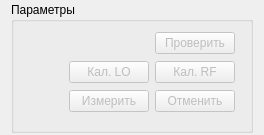
<?xml version="1.0" encoding="UTF-8"?>
<ui version="4.0">
 <class>widgetMeasure</class>
 <widget class="QWidget" name="widgetMeasure">
  <property name="geometry">
   <rect>
    <x>0</x>
    <y>0</y>
    <width>252</width>
    <height>135</height>
   </rect>
  </property>
  <property name="windowTitle">
   <string>Form</string>
  </property>
  <layout class="QVBoxLayout" name="layparams">
   <property name="topMargin">
    <number>2</number>
   </property>
   <property name="bottomMargin">
    <number>2</number>
   </property>
   <item>
    <widget class="QGroupBox" name="grpParams">
     <property name="sizePolicy">
      <sizepolicy hsizetype="Minimum" vsizetype="Minimum">
       <horstretch>0</horstretch>
       <verstretch>0</verstretch>
      </sizepolicy>
     </property>
     <property name="title">
      <string>Параметры</string>
     </property>
     <layout class="QVBoxLayout" name="layParams">
      <property name="spacing">
       <number>6</number>
      </property>
      <item>
       <layout class="QHBoxLayout" name="horizontalLayout_2">
        <property name="leftMargin">
         <number>6</number>
        </property>
        <property name="topMargin">
         <number>0</number>
        </property>
        <property name="rightMargin">
         <number>6</number>
        </property>
        <property name="bottomMargin">
         <number>0</number>
        </property>
        <item>
         <spacer name="horizontalSpacer_2">
          <property name="orientation">
           <enum>Qt::Horizontal</enum>
          </property>
          <property name="sizeHint" stdset="0">
           <size>
            <width>40</width>
            <height>20</height>
           </size>
          </property>
         </spacer>
        </item>
        <item>
         <widget class="QPushButton" name="btnCheck">
          <property name="enabled">
           <bool>false</bool>
          </property>
          <property name="text">
           <string>Проверить</string>
          </property>
         </widget>
        </item>
       </layout>
      </item>
      <item>
       <layout class="QHBoxLayout" name="horizontalLayout_3">
        <property name="leftMargin">
         <number>6</number>
        </property>
        <property name="topMargin">
         <number>0</number>
        </property>
        <property name="rightMargin">
         <number>6</number>
        </property>
        <property name="bottomMargin">
         <number>0</number>
        </property>
        <item>
         <spacer name="horizontalSpacer_3">
          <property name="orientation">
           <enum>Qt::Horizontal</enum>
          </property>
          <property name="sizeHint" stdset="0">
           <size>
            <width>40</width>
            <height>20</height>
           </size>
          </property>
         </spacer>
        </item>
        <item>
         <widget class="QPushButton" name="btnCalibrateLO">
          <property name="enabled">
           <bool>false</bool>
          </property>
          <property name="text">
           <string>Кал. LO</string>
          </property>
         </widget>
        </item>
        <item>
         <widget class="QPushButton" name="btnCalibrateRF">
          <property name="enabled">
           <bool>false</bool>
          </property>
          <property name="text">
           <string>Кал. RF</string>
          </property>
         </widget>
        </item>
       </layout>
      </item>
      <item>
       <layout class="QHBoxLayout" name="horizontalLayout">
        <property name="leftMargin">
         <number>6</number>
        </property>
        <property name="topMargin">
         <number>0</number>
        </property>
        <property name="rightMargin">
         <number>6</number>
        </property>
        <property name="bottomMargin">
         <number>6</number>
        </property>
        <item>
         <spacer name="horizontalSpacer">
          <property name="orientation">
           <enum>Qt::Horizontal</enum>
          </property>
          <property name="sizeHint" stdset="0">
           <size>
            <width>40</width>
            <height>20</height>
           </size>
          </property>
         </spacer>
        </item>
        <item>
         <widget class="QPushButton" name="btnMeasure">
          <property name="enabled">
           <bool>false</bool>
          </property>
          <property name="text">
           <string>Измерить</string>
          </property>
         </widget>
        </item>
        <item>
         <widget class="QPushButton" name="btnCancel">
          <property name="enabled">
           <bool>false</bool>
          </property>
          <property name="text">
           <string>Отменить</string>
          </property>
         </widget>
        </item>
       </layout>
      </item>
     </layout>
    </widget>
   </item>
  </layout>
 </widget>
 <resources/>
 <connections/>
</ui>
